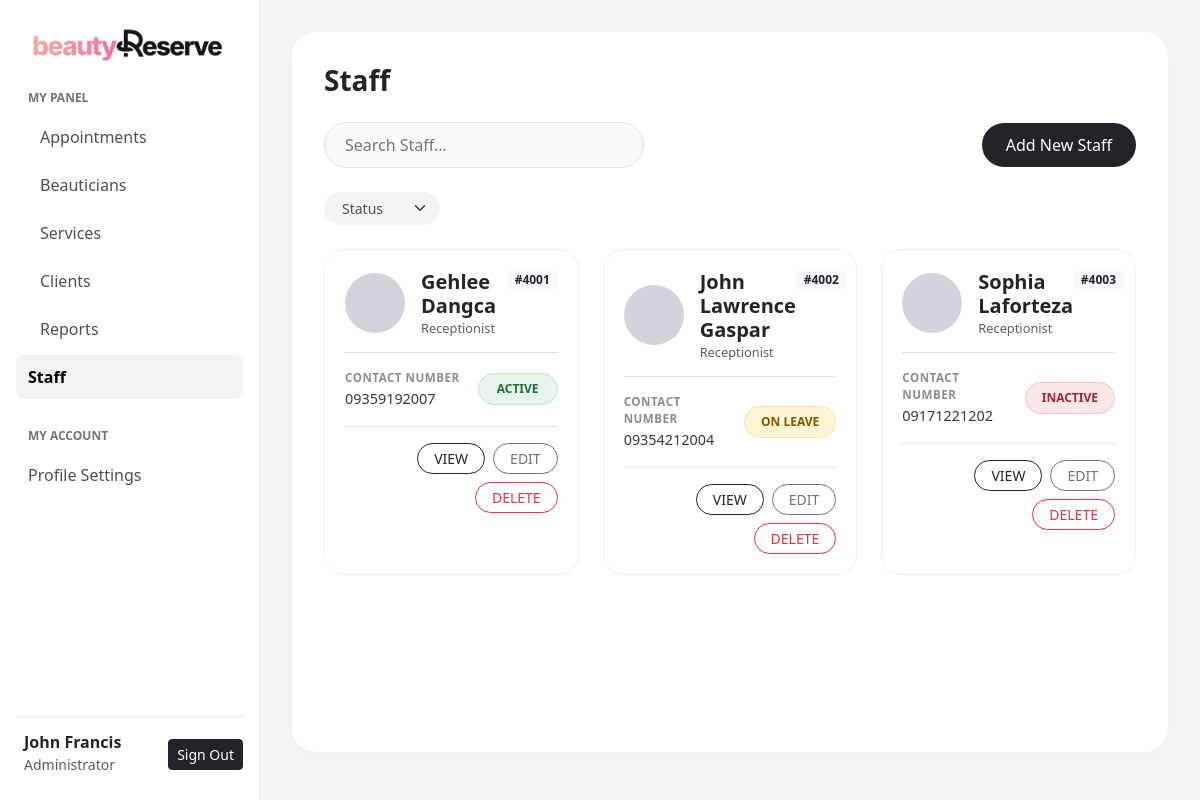
Page /staff.php on the committed database.
### tables this page shows
CREATE TABLE `staff` (
  `staffID` int(11) NOT NULL,
  `staffType` varchar(20) NOT NULL,
  `lastName` varchar(50) NOT NULL,
  `firstName` varchar(50) NOT NULL,
  `address` varchar(255) NOT NULL,
  `contactNo` varchar(11) NOT NULL,
  `employmentStatus` varchar(20) NOT NULL,
  `dateJoined` date NOT NULL,
  `dateSeparated` date DEFAULT NULL,
  `profileImage` varchar(255) DEFAULT NULL
);

### staff.php (the view, shortened to what this page needs)
<?php
require_once __DIR__ . '/config/database.php';
$result = $conn->query('SELECT * FROM staff ORDER BY staffID');
$staffRecords = [];
while ($staff = $result->fetch_assoc()) {
    $staffRecords[] = $staff;
}
function staffText($value)
{
    return htmlspecialchars((string) $value, ENT_QUOTES);
}
?>
<!DOCTYPE html>
<html lang="en">
<head>
    <link href="https://cdn.jsdelivr.net/npm/bootstrap@5.3.2/dist/css/bootstrap.min.css" rel="stylesheet">
    <link href="css/staff.css?v=<?php echo filemtime(__DIR__ . '/css/staff.css'); ?>" rel="stylesheet">
</head>
<body>
<?php include 'includes/sidebar.php'; ?>
<div class="main-content">
    <div class="dashboard-card">
        <h1 class="fw-bold mb-4" style="font-size:1.75rem;">Staff</h1>
        <div class="d-flex justify-content-between align-items-center mb-4 flex-wrap gap-3">
            <input type="text" id="searchInput" class="search-pill" placeholder="Search Staff..." oninput="filterStaff()">
            <button type="button" class="btn btn-create" onclick="openCreateModal()">Add New Staff</button>
        </div>
        <div class="d-flex gap-3 mb-4 flex-wrap">
            <div>
            <select id="employmentFilter" class="form-select filter-pill filter-dropdown" aria-label="Status" onchange="filterStaff()">
                <option value="All">Status</option>
            </select></div>
        </div>
        <div class="row" id="staffGrid">
            <?php foreach ($staffRecords as $staff): ?>
                <?php
                $profileImage = $staff['profileImage'] ?? '';
                if (!preg_match('/^uploads\/staff\/[a-f0-9]{32}\.(jpg|png|webp)$/', $profileImage)
                    || !is_file(__DIR__ . '/' . $profileImage)) $profileImage = '';
                ?>
                <div class="col-md-6 col-lg-4 mb-4 staff-record" id="staff-<?php echo (int) $staff['staffID']; ?>"
                     data-first-name="<?php echo staffText($staff['firstName']); ?>"
                     data-last-name="<?php echo staffText($staff['lastName']); ?>"
                     data-type="<?php echo staffText($staff['staffType']); ?>"
                     data-address="<?php echo staffText($staff['address']); ?>"
                     data-image="<?php echo staffText($profileImage); ?>"
                     data-contact="<?php echo staffText($staff['contactNo']); ?>"
                     data-status="<?php echo staffText($staff['employmentStatus']); ?>"
                     data-joined="<?php echo staffText($staff['dateJoined']); ?>"
                     data-separated="<?php echo staffText($staff['dateSeparated']); ?>"
                >
                    <div class="staff-card">
                        <div class="d-flex justify-content-between align-items-start mb-3">
                            <div class="d-flex align-items-center gap-3">
                                <div class="staff-avatar-placeholder">
                    </div>
                                <div>
                                <h5 class="fw-bold mb-0"><?php echo staffText($staff['firstName'] . ' ' . $staff['lastName']); ?></h5>
                                <div class="staff-role text-muted"><?php echo staffText($staff['staffType']); ?></div>
                                </div>
                            </div>
                            <span class="badge bg-light text-dark">#<?php echo (int) $staff['staffID']; ?></span>
                        </div>
                        <div class="d-flex justify-content-between align-items-center gap-2 mb-3">
                            <div>
                                <div class="field-label">Contact Number</div><div class="field-value"><?php echo staffText($staff['contactNo']); ?></div>
                            </div>
                            <?php
                            $statusClass = 'status-inactive';
                            if ($staff['employmentStatus'] == 'Active') {
                                $statusClass = 'status-active';
                            } else if ($staff['employmentStatus'] == 'On Leave') {
                                $statusClass = 'status-on-leave';
                            }
                            ?>
                            <span class="staff-employment-status <?php echo $statusClass; ?>"><?php echo staffText($staff['employmentStatus']); ?></span>
                        </div>
                        <div class="border-top pt-3 d-flex justify-content-end gap-2 flex-wrap">
                            <button type="button" class="btn btn-sm btn-outline-dark px-3 rounded-pill" onclick="viewStaff(<?php echo (int) $staff['staffID']; ?>)">VIEW</button>
                            <button type="button" class="btn btn-sm btn-outline-secondary px-3 rounded-pill" onclick="editStaff(<?php echo (int) $staff['staffID']; ?>)">EDIT</button>
                            <form method="POST" action="backend%20logic/staff_backend.php" onsubmit="return confirmStaffDelete()" class="d-inline">
                                <button type="submit" class="btn btn-sm btn-outline-danger px-3 rounded-pill">DELETE</button>
                            </form>
                        </div>
                    </div>
                </div>
            <?php endforeach; ?>
        </div>
    </div>
</div>
<?php include 'includes/footer.php'; ?>

### css/staff.css (style rules this page uses)
body { background-color: #f4f5f7; font-family: system-ui, -apple-system, "Segoe UI", Roboto, Helvetica, Arial, sans-serif; color: #212529; }
.main-content { margin-left: 260px; padding: 32px; }
.dashboard-card { background-color: #ffffff; border-radius: 24px; padding: 32px; box-shadow: 0 4px 20px rgba(0, 0, 0, 0.03); min-height: 90vh; }
.search-pill { background-color: #f8f9fa; border: 1px solid #dee2e6; border-radius: 50rem; padding: 10px 20px; width: 100%; max-width: 320px; outline: none; }
.btn-create { background-color: #212529; color: #ffffff; border-radius: 50rem; padding: 10px 24px; font-weight: 500; border: none; transition: background-color 0.2s ease; }
.filter-pill { background-color: #f1f3f5; border: none; border-radius: 50rem; padding: 6px 18px; font-size: 0.875rem; color: #495057; font-weight: 500; transition: all 0.2s ease; }
.filter-dropdown { padding-right: 36px; cursor: pointer; }
.staff-card { background-color: #ffffff; border: 1px solid #e9ecef; border-radius: 20px; padding: 20px; height: 100%; transition: border-color 0.2s ease, box-shadow 0.2s ease; }
.staff-avatar-placeholder { width: 60px; height: 60px; border-radius: 50%; background-color: #d1d5db; flex-shrink: 0; }
.staff-role { font-size: 0.8rem; font-weight: 500; line-height: 1.25; margin-top: 2px; }
.staff-card .field-value { font-weight: 400; }
.staff-card > div:first-child { border-bottom: var(--bs-border-width, 1px) solid var(--bs-border-color, #dee2e6); padding-bottom: 1rem; }
.staff-employment-status { display: inline-flex; align-items: center; justify-content: center; gap: 6px; font-weight: 600; background-color: #f8f9fa; border: 1px solid #e9ecef; border-radius: 50rem; padding: 6px 16px; font-size: 0.75rem; color: #6c757d; min-width: 80px; text-align: center; flex-shrink: 0; }
.staff-employment-status::before { content: ''; width: 6px; height: 6px; border-radius: 50%; background-color: currentColor; }
.staff-employment-status.status-active { text-transform: uppercase; background-color: #e6f4ea; border-color: #c4e5cf; color: #216e39; }
.staff-employment-status.status-active::before { display: none; }
.staff-employment-status.status-on-leave { text-transform: uppercase; background-color: #fff4d6; border-color: #ffe0a3; color: #805600; }
.staff-employment-status.status-on-leave::before { display: none; }
.staff-employment-status.status-inactive { text-transform: uppercase; background-color: #fde8e8; border-color: #f5c2c7; color: #a32632; }
.staff-employment-status.status-inactive::before { display: none; }
.field-label { font-size: 0.725rem; text-transform: uppercase; color: #868e96; font-weight: 700; letter-spacing: 0.5px; margin-bottom: 2px; }
.field-value { font-size: 0.9rem; color: #343a40; font-weight: 500; }
.staff-avatar-placeholder { overflow: hidden; }

### rows in the picture
staff: firstName+lastName "Gehlee Dangca", staffType "Receptionist", staffID "4001", contactNo "09359192007", employmentStatus "ACTIVE"
staff: firstName+lastName "John Lawrence Gaspar", staffType "Receptionist", staffID "4002", contactNo "09354212004", employmentStatus "ON LEAVE"
staff: firstName+lastName "Sophia Laforteza", staffType "Receptionist", staffID "4003", contactNo "09171221202", employmentStatus "INACTIVE"

### other values in the picture
$_SESSION['user_name'] "John Francis"
$_SESSION['user_role'] "Administrator"
